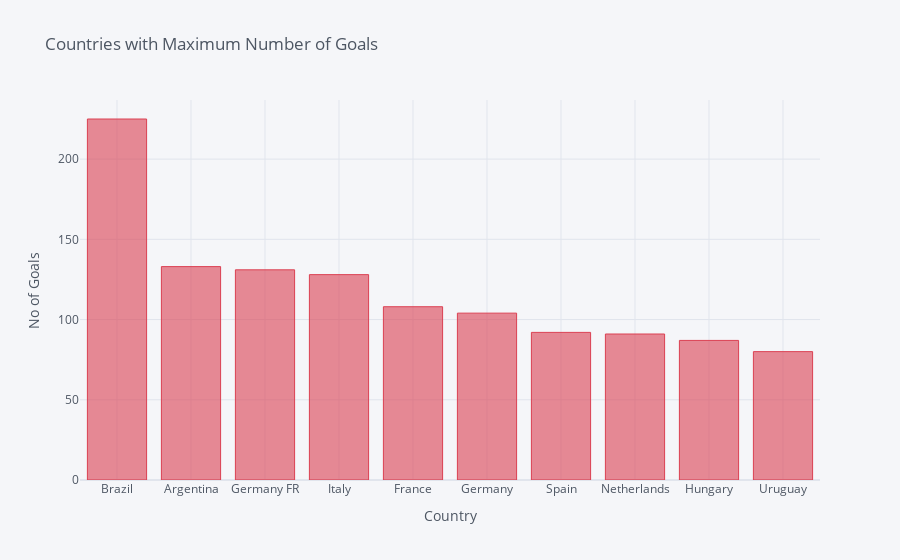

The notebook cell this image was saved under:
### Code cell
import pandas as pd
import cufflinks as cf
from plotly.offline import init_notebook_mode

init_notebook_mode(connected=True)
cf.go_offline()

final_data = pd.DataFrame({
    'Country': ['Brazil', 'Argentina', 'Germany FR', 'Italy', 'France', 'Germany', 'Spain', 'Netherlands', 'Hungary', 'Uruguay'],
    'Goals': [225, 133, 131, 128, 108, 104, 92, 91, 87, 80]
})

final_data.iplot(kind='bar', 
                 x='Country', 
                 y='Goals', 
                 title='Countries with Maximum Number of Goals', 
                 xTitle='Country', 
                 yTitle='No of Goals', 
                 color='red')

### Figure 1 — Plotly figure (JSON) as saved in the notebook; plotly's stock layout.template omitted (floating-point values rounded to 4 significant figures)
{"data": [{"marker": {"color": "rgba(219, 64, 82, 0.6)", "line": {"color": "rgba(219, 64, 82, 1.0)", "width": 1}}, "name": "Goals", "orientation": "v", "text": "", "type": "bar", "x": ["Brazil", "Argentina", "Germany FR", "Italy", "France", "Germany", "Spain", "Netherlands", "Hungary", "Uruguay"], "y": [225, 133, 131, 128, 108, 104, 92, 91, 87, 80]}], "layout": {"autosize": true, "legend": {"bgcolor": "#F5F6F9", "font": {"color": "#4D5663"}}, "paper_bgcolor": "#F5F6F9", "plot_bgcolor": "#F5F6F9", "title": {"font": {"color": "#4D5663"}, "text": "Countries with Maximum Number of Goals"}, "xaxis": {"autorange": true, "gridcolor": "#E1E5ED", "range": [-0.5, 9.5], "showgrid": true, "tickfont": {"color": "#4D5663"}, "title": {"font": {"color": "#4D5663"}, "text": "Country"}, "type": "category", "zerolinecolor": "#E1E5ED"}, "yaxis": {"autorange": true, "gridcolor": "#E1E5ED", "range": [0, 236.8], "showgrid": true, "tickfont": {"color": "#4D5663"}, "title": {"font": {"color": "#4D5663"}, "text": "No of Goals"}, "type": "linear", "zerolinecolor": "#E1E5ED"}}}
